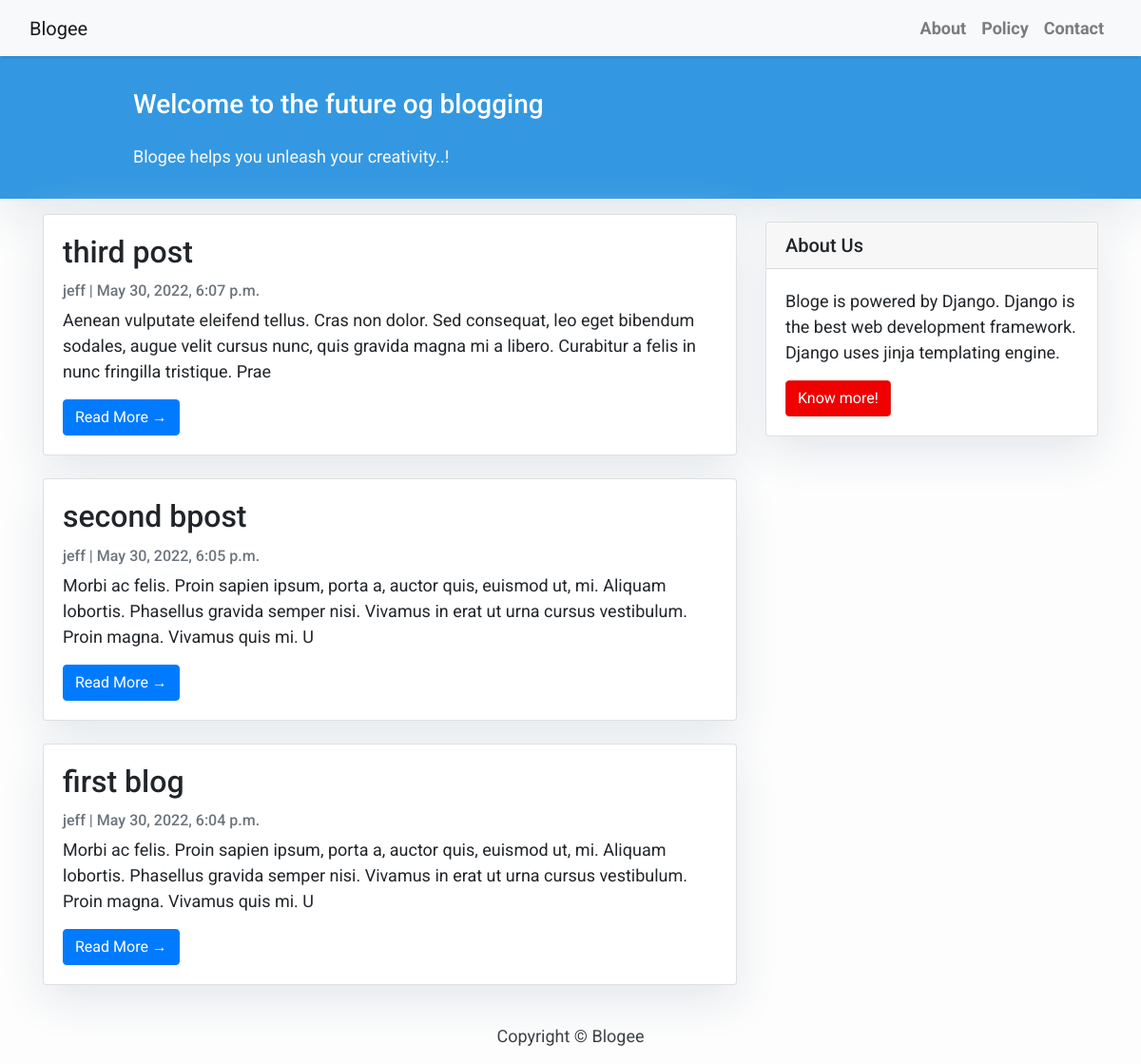
Before: / with the older database file.
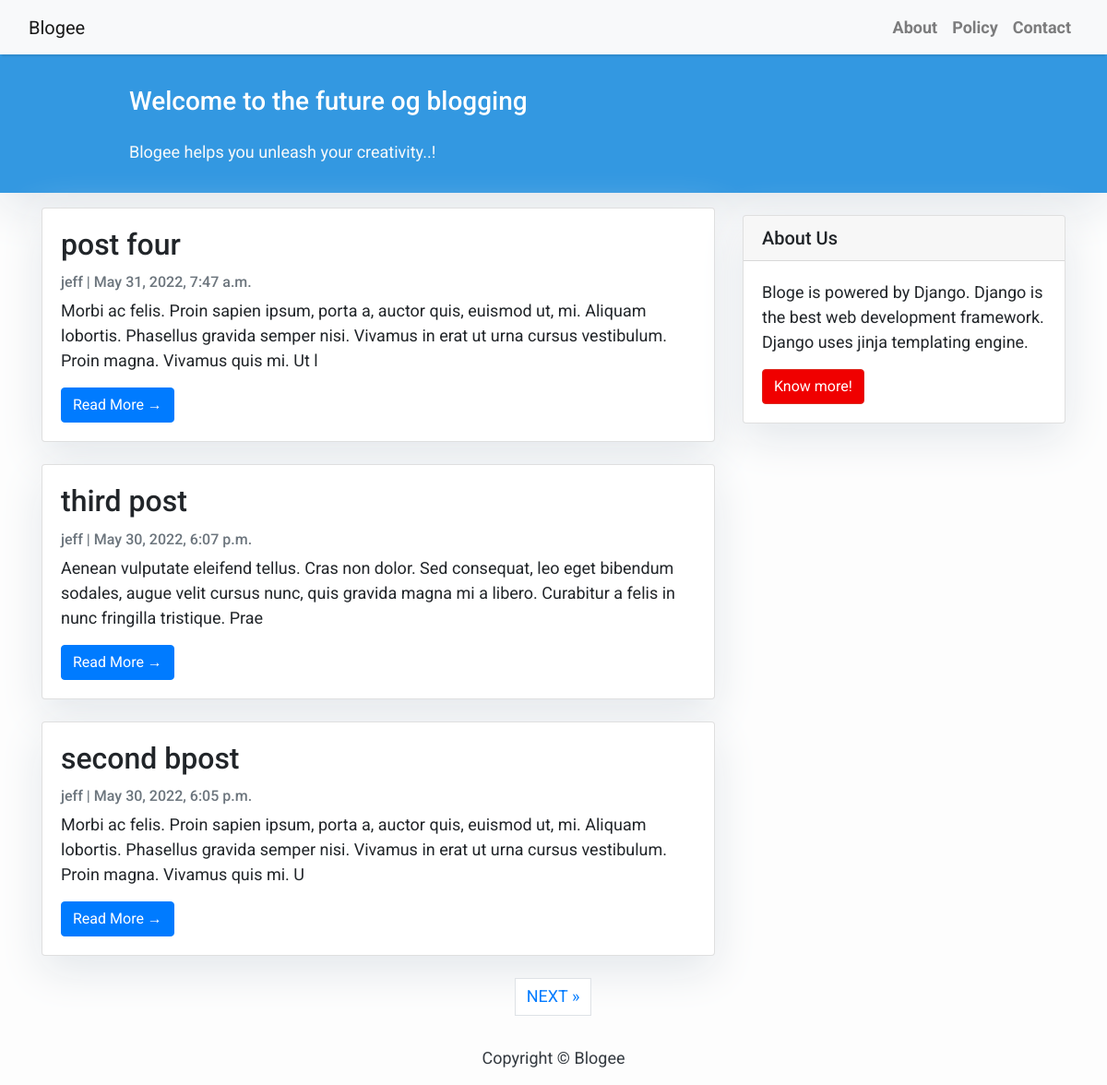
After: the same page with the newer database file.
### blog/models.py (models this page shows, shortened)
class Post(models.Model):
    title = models.CharField(max_length=200, unique=True)
    slug = models.SlugField(max_length=159, unique=True)
    author = models.ForeignKey(User, on_delete= models.CASCADE,related_name='blog_posts')
    updated_on = models.DateTimeField(auto_now= True)
    content = models.TextField()
    created_on = models.DateTimeField(auto_now_add=True)
    status = models.IntegerField(choices=STATUS, default=0)
    class Meta:
        ordering = ['-created_on']

### blog/views.py (the view)
# urls.py: path('', views.PostList.as_view(), name='home'),
class PostList(generic.ListView):
    queryset = Post.objects.filter(status=1).order_by('-created_on')
    template_name = 'index.html'
    paginate_by = 3

### templates/index.html (shortened to what this page needs)
{% extends "base.html" %}
 {% block content %}
    <header class="masthead" >
            <div class="container">
              <div class="row">
                <div class=" col-md-8 col-md-10 mx-auto">
                  <div class="site-heading">
                    <h3 class=" site-heading my-4 mt-3 text-white"> Welcome to the future og blogging </h3>
                    <p class="text-light">Blogee helps you unleash your creativity..! &nbsp
                    </p>
                </div>
                    </div>
                  </div>
                </div>
              </header>
            <div class="container">
                <div class="row">
              <div class="col-md-8 mt-3 left">
                    {% for post in post_list %}
                <div class="card mb-4" >
                  <div class="card-body">
                    <h2 class="card-title">{{ post.title }}</h2>
                    <p class="card-text text-muted h6">{{ post.author }} | {{ post.created_on}} </p>
                    <p class="card-text">{{post.content|slice:":200" }}</p>
                    <a href="{% url 'post_detail' post.slug  %}" class="btn btn-primary">Read More &rarr;</a>
                  </div>
                </div>
                {% endfor %}
            </div>
                {% block sidebar %}
                {% include 'sidebar.html' %}
                {% endblock sidebar %}
            </div>
          </div>
            {% if is_paginated %}
            <nav aria-label="Page navigation conatiner">
            <ul class="pagination justify-content-center">
              {% if page_obj.has_next %}
              <li><a href="?page={{ page_obj.next_page_number }}" class="page-link"> NEXT &raquo;</a></li>
              {% endif %}
            </ul>
            </nav>
          {% endif %}
{%endblock%}

### templates/base.html (shortened to what this page needs)
<!DOCTYPE html>
<html>
  <head>
    <link
      rel="stylesheet"
      href="https://maxcdn.bootstrapcdn.com/bootstrap/4.0.0/css/bootstrap.min.css"
    />
  </head>
  <body>
    <nav class="navbar navbar-expand-lg navbar-light bg-light shadow" id="mainNav">
      <div class="container-fluid">
        <a class="navbar-brand" href="{% url 'home' %}" >Blogee</a>
        <div class="collapse navbar-collapse" id="navbarResponsive">
          <ul class="navbar-nav ml-auto">
            <li class="nav-item text-black">
              <a
                class="nav-link text-black font-weight-bold"
                href="#"
                >About</a
              >
            </li>
            <li class="nav-item text-black">
              <a
                class="nav-link text-black font-weight-bold"
                href="#"
                >Policy</a
              >
            </li>
            <li class="nav-item text-black">
              <a
                class="nav-link text-black font-weight-bold"
                href="#"
                >Contact</a
              >
            </li>
          </ul>
        </div>
      </div>
    </nav>
            {% block content %}{% endblock content %}
    <footer class="py-3 bg-grey">
              <p class="m-0 text-dark text-center ">Copyright &copy; Blogee</p>
    </footer>
  </body>
</html>

### templates/sidebar.html (shortened to what this page needs)
{% block sidebar %}
<div class="col-md-4 float-right ">
<div class="card my-4">
        <h5 class="card-header">About Us</h5>
    <div class="card-body">
        <p class="card-text"> Bloge is powered by Django. Django is the best web development framework.
             Django uses jinja templating engine.</p>
        <a href="#"
           class="btn btn-danger">Know more!</a>
    </div>
</div>
</div>
{% endblock sidebar %}

### templates/base.html (style rules this page uses)
body { font-family: "Roboto", sans-serif; font-size: 17px; background-color: #fdfdfd; }
.shadow { box-shadow: 0 4px 2px -2px rgba(0,0,0,0.1); }
.btn-danger { color: #fff; background-color: #f00000; border-color: #dc281e; }
.masthead { background:#3398E1; height: auto; padding-bottom: 15px; box-shadow: 0 16px 48px #E3E7EB; padding-top: 10px; }

### templates/index.html (style rules this page uses)
body { font-family: "Roboto", sans-serif; font-size: 18px; background-color: #fdfdfd; }
.card { box-shadow: 0 16px 48px #E3E7EB; }

### templates/sidebar.html (style rules this page uses)
.card { box-shadow: 0 16px 48px #E3E7EB; }

Changed rows visible on the page:
no longer on this page (row unchanged): Post: title "first blog", author "jeff", created_on "May 30, 2022, 6:04 p.m.", content "Morbi ac felis. Proin sapien ipsum, porta a, auctor quis, euismod ut, mi. Aliquam lobortis. Phasellus gravida semper nisi. Vivamus in erat ut urna cursus vestibulum. Proin magna. Vivamus quis mi. U"
added Post: title "post four", author "jeff", created_on "May 31, 2022, 7:47 a.m.", content "Morbi ac felis. Proin sapien ipsum, porta a, auctor quis, euismod ut, mi. Aliquam lobortis. Phasellus gravida semper nisi. Vivamus in erat ut urna cursus vestibulum. Proin magna. Vivamus quis mi. Ut l"
Other visible differences:
text now shown: "NEXT »"
